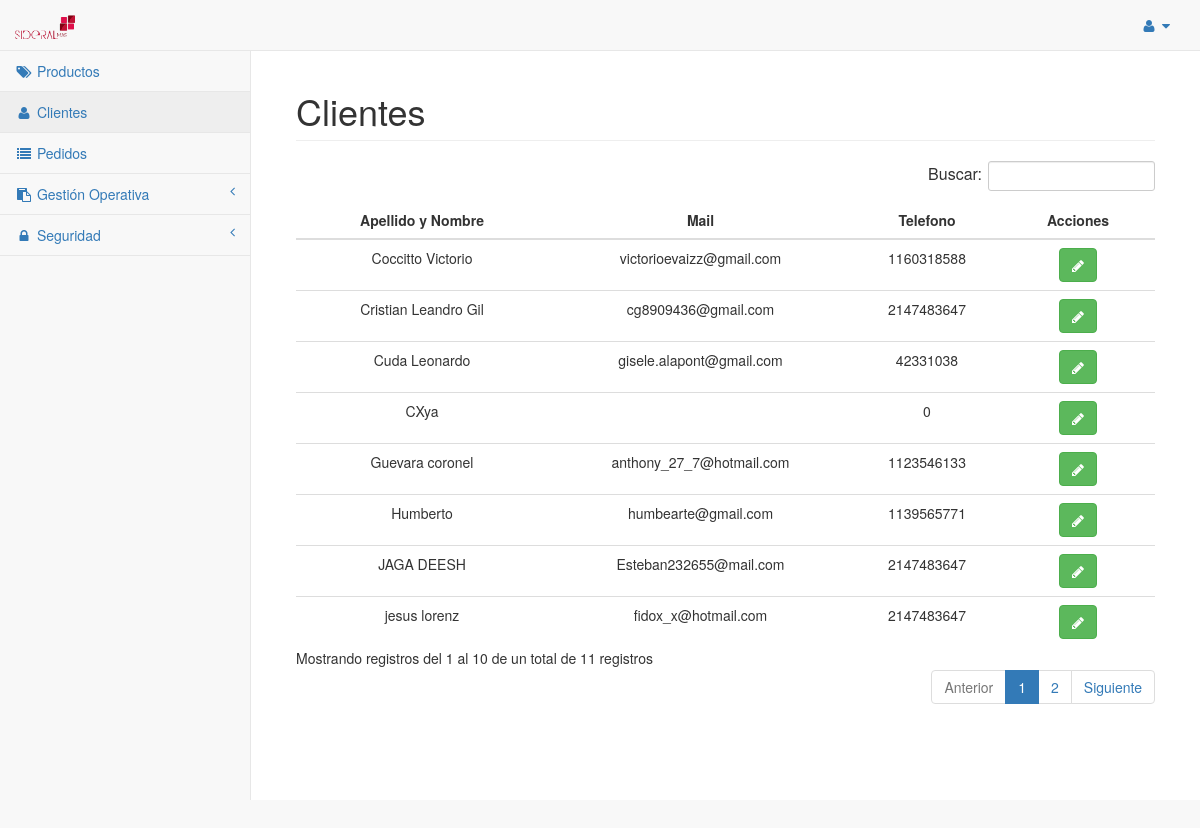
/gestion/clientes.php, run on the app's committed database.
### tables this page shows
CREATE TABLE `cliente` (
  `id` int(11) NOT NULL,
  `apellidonombre` varchar(255) DEFAULT NULL,
  `mail` varchar(255) DEFAULT NULL,
  `telefono` int(11) DEFAULT NULL,
  `clave` varchar(255) DEFAULT NULL
);

### gestion/Objetos/Modelo.php (called while the page is built, shortened)
<?php
class Modelo
{
	private $host = "localhost";
	private $user = "root";
	private $pass = "root";
	private $bd = "bd_cecilia";
    public function __construct()
    {
        $this->_db = new mysqli($this->host, $this->user, $this->pass, $this->bd);
    }
}
?>

### gestion/Objetos/Gestion.php (called while the page is built, shortened)
<?php
require_once "Modelo.php";
class Gestion extends Modelo
{
	public function traerClientes(){
		$result = $this->_db->query("SELECT * FROM cliente ORDER BY apellidonombre DESC");
		$respuesta = $result->fetch_all(MYSQLI_ASSOC);
		return $respuesta;
	}
}
?>

### gestion/clientes.php (the view, shortened to what this page needs)
	<?php
	require_once "Objetos/Gestion.php";
	$gestion = new Gestion();
	include "header.php";
	?>
						<div class="col-lg-12">
							<h1 class="page-header">
							Clientes
							</h1>
						</div>
						<div class="col-lg-12">
							<table class="table text-center" id="tabla">
								<thead>
									<tr>
										<th>
											Apellido y Nombre
										</th>
										<th>
											Mail
										</th>
										<th>
											Telefono
										</th>
										<th>
											Acciones
										</th>
									</tr>
								</thead>
								<tbody>
									<?php
									$registros = $gestion->traerClientes();
									if($registros){
										foreach ($registros as $reg)
										{
											echo "
											<tr>
												<td>".$reg['apellidonombre']."</td>
												<td>".$reg['mail']."</td>
												<td>".$reg['telefono']."</td>
												";
												echo "<td>
													<button title='Editar' class='btn btn-success' onclick='editar(\"$reg[apellidonombre]\", \"$reg[mail]\", \"$reg[telefono]\", \"$reg[id]\");'><i class='fa fa-pencil'></i></button>
												</td>";
											echo "</tr>";
										}
									}
									?>
								</tbody>
							</table>
						</div>
					</div>
				</div>
			</div>
		</div>
		<link href='https://cdn.datatables.net/buttons/1.2.1/css/buttons.dataTables.min.css' rel='stylesheet' type='text/css'>
	</body>
</html>

### gestion/clientes.php (style rules this page uses)
th { text-align:center; }

### data on the page
cliente: apellidonombre "jesus lorenz", mail "fidox_x@hotmail.com", telefono "2147483647"
cliente: apellidonombre "JAGA DEESH", mail "Esteban232655@mail.com", telefono "2147483647"
cliente: apellidonombre "Humberto", mail "humbearte@gmail.com", telefono "1139565771"
cliente: apellidonombre "Guevara coronel", mail "anthony_27_7@hotmail.com", telefono "1123546133"
cliente: apellidonombre "CXya", telefono "0"
cliente: apellidonombre "Cuda Leonardo", mail "gisele.alapont@gmail.com", telefono "42331038"
cliente: apellidonombre "Cristian Leandro Gil", mail "cg8909436@gmail.com", telefono "2147483647"
cliente: apellidonombre "Coccitto Victorio", mail "victorioevaizz@gmail.com", telefono "1160318588"
